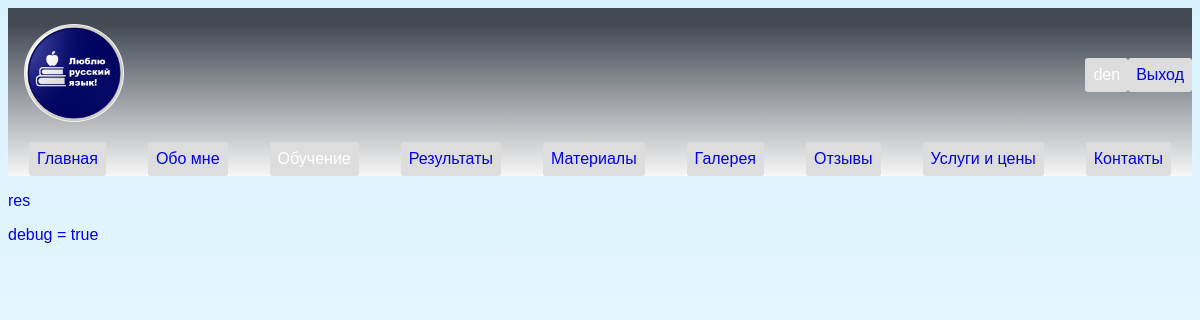
/advantages/ (signed in), run on the app's committed database.
### site_anna/models.py (models this page shows)
class User(AbstractUser):
    email_validator = EmailValidator()
    phone_number = models.CharField(max_length=12, blank=True)
    email = models.EmailField(
        _("email address"),
        unique=False,
        blank=False,
        null=False,
        validators=[email_validator],
    )
    on_the_list = models.BooleanField(default=False)

class Results(models.Model):
    name = models.TextField(max_length=20)
    pdf_file_results = models.FileField(
        upload_to="results_pdf/",
        blank=True,
        null=True,
        verbose_name="Путь/имя_файла   ",
    )
    created_at = models.DateTimeField(
        auto_now_add=True, verbose_name="Время загрузки файла "
    )
    class Meta:
        verbose_name = "Результат"
        verbose_name_plural = "Результаты"

### site_anna/views.py (the view)
# urls.py: path("advantages/", results, name="results"),
def results(request):
    results = Results.objects.all()
    return render(
        request, "results.html", {"flag": flag_user(request), "results": results}
    )

### site_anna/views.py (called while the page is built)
def flag_user(request):
    if request.user.is_authenticated:
        try:
            user = User.objects.get(pk=request.user.id)
            flag = 1 if user.on_the_list else 0
        except Exception as e:
            print(e)
    else:
        flag = 0
    return flag

### site_anna/templates/results.html (shortened to what this page needs)
{% extends 'main.html' %}
{% block content %}
  {% for res in results %}
    <p>
      <a href="{{ res.pdf_file_results.url }}">{{ res.name }}</a>
    </p>
  {% endfor %}
{% endblock %}

### site_anna/templates/main.html (shortened to what this page needs)
<!DOCTYPE html>
<html lang="en">
  <head>
  </head>
  <body>
    <div class="container">
      <div class="body">
        <div class="navbar">
          <div class="navbar-1">
            <div class="img">
              <img src="/static/photo_main_logo.jpg" width="100" alt="" />
            </div>
          </div>
          <div class="navbar-2">
            {% if request.user.is_authenticated %}
              <div class="dropbtn">{{ request.user }}</div>
              <div class="dropbtn">
                <a href="{% url 'logout' %}" >Выход</a>
              </div>
            {% endif %}
          </div>
        </div>
        <div class="menu">
          <div class="dropbtn">
            <a href="{% url 'index' %}" >Главная</a>
          </div>
          <div class="dropbtn">
            <a href="{% url 'about_me' %}" >Обо мне</a>
          </div>
          <div class="dropdown">
            <div class="dropbtn">Обучение</div>
          </div>
          <div class="dropbtn">
            <a href="{% url 'results' %}" >Результаты</a>
          </div>
          {% if flag == 1 %}
            <div class="dropbtn">
              <a href="{% url 'pdf_list' %}" >Материалы</a>
            </div>
          {% endif %}
          <div class="dropbtn">
            <a href="{% url 'education_photo' %}" >Галерея</a>
          </div>
          <div class="dropbtn">
            <a href="{% url 'review' %}">Отзывы</a>
          </div>
          <div class="dropbtn">
            <a href="{% url 'price' %}">Услуги и цены</a>
          </div>
          <div class="dropbtn">
            <a href="{% url 'contact' %}" >Контакты</a>
          </div>
        </div>
      </div>
      <div class="content">
        {% block content %}
        {% endblock %}
      </div>
    </div>
  </body>
</html>

### site_anna/templates/main.html (style rules this page uses)
.dropbtn { border-radius: 3px; background-color: #ddd; color: white; padding: 8px; font-size: 16px; border: none; font-family: Arial, sans-serif; }
.dropdown { position: relative; display: inline-block; }
.navbar-2 { display: flex; flex-direction: row; }
a { text-decoration: none; }
.navbar-1 { text-align: center; }
.navbar { display: flex; justify-content: space-between; align-items: center; }
.content { font-family: Arial, sans-serif; min-height: 100vh; }
.body { background-color: #f7f7f7; background-image: linear-gradient(to bottom, #434a54 10%, #f7f7f7 100%); }
body { font-family: Arial, sans-serif; background: linear-gradient(to bottom, rgba(190, 233, 255, 0.6), rgba(255, 255, 255, 0.6)); }
img { padding: 2vh; border-radius: 50%; }
.menu { display: flex; flex-wrap: wrap; justify-content: space-around; align-items: center; font-size: 0.8em; }

### data on the page
User: user "den"
Results: name "res"
Results: name "debug = true"
